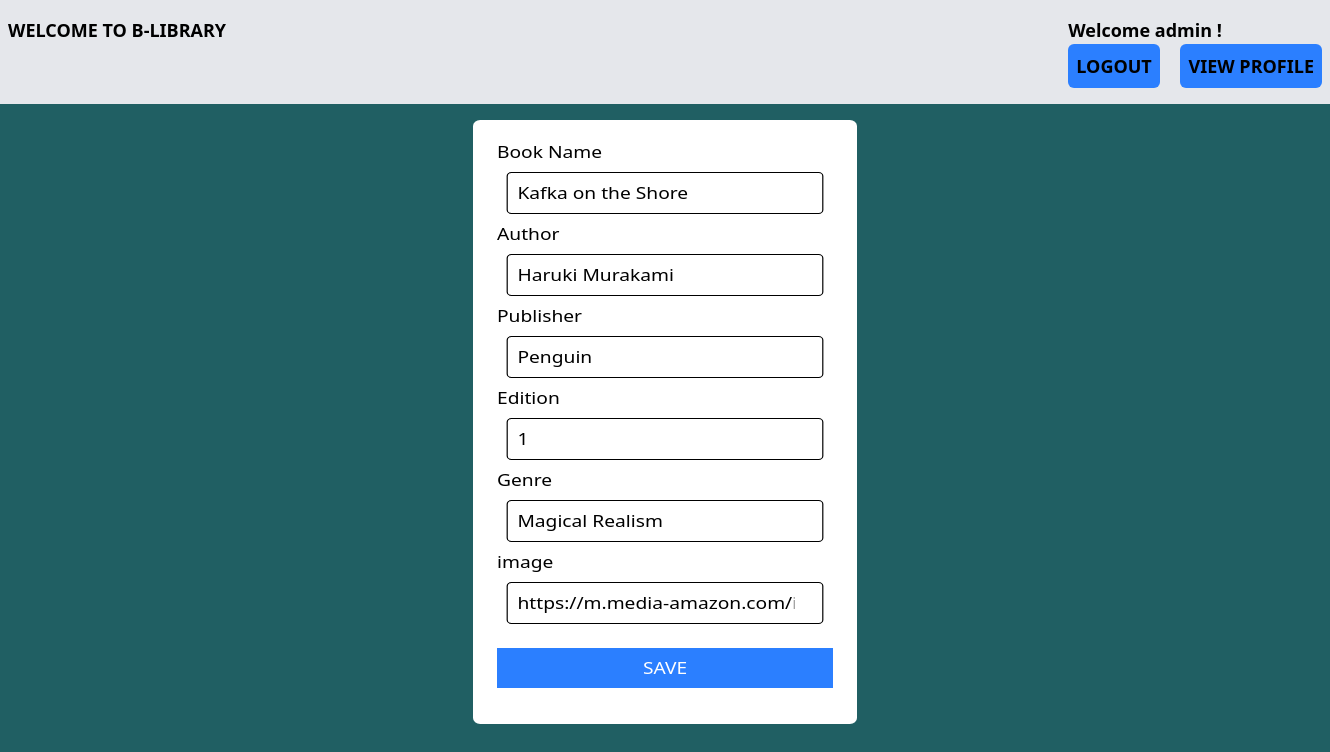
/Store/1/update/ (signed in), run on an earlier commit of the app's database.
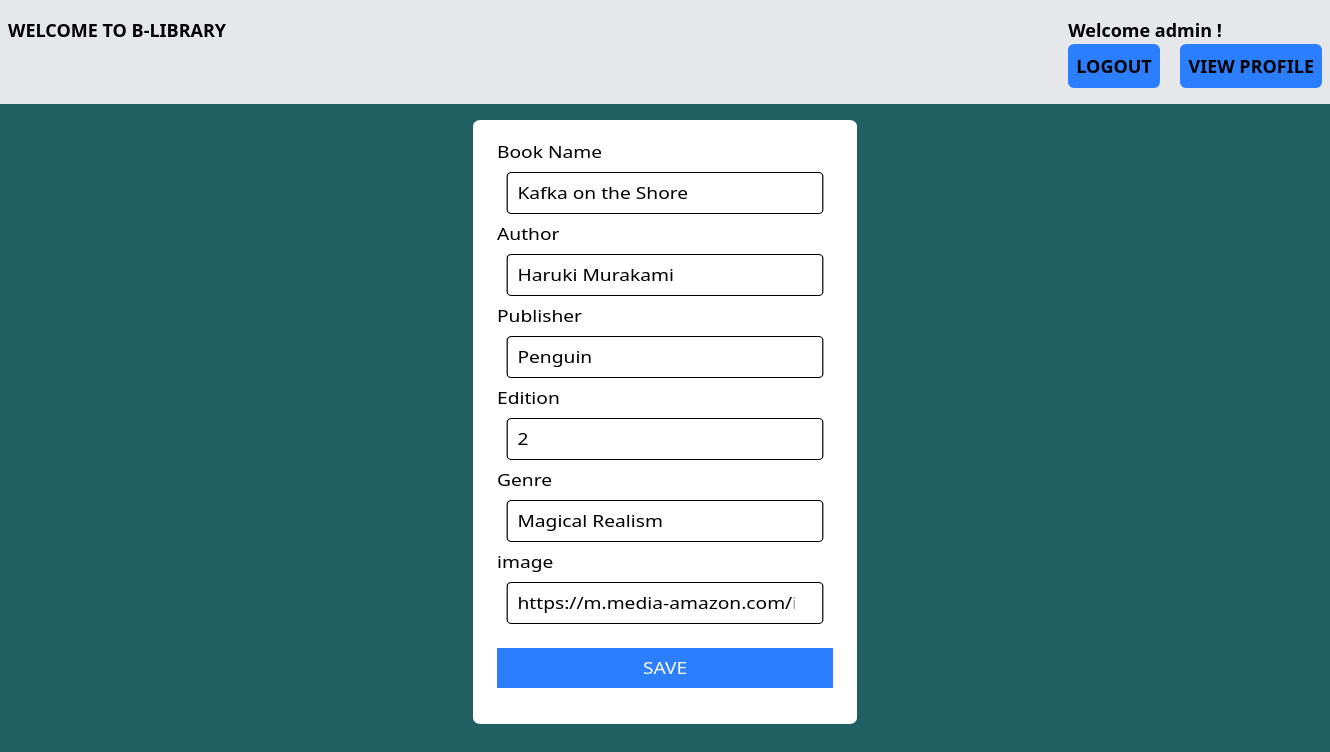
And on a later commit of the database.
### Store/models.py (models this page shows, shortened)
class Book(models.Model):
    book_name = models.CharField(max_length = 255)
    author = models.CharField(max_length = 255)
    publisher = models.CharField(max_length = 255)
    edition = models.IntegerField(default = 1)
    genre = models.CharField(max_length = 255)
    image = models.CharField(max_length = 255,default="https://encrypted-tbn0.gstatic.com/images?q=tbn:ANd9GcSNHV0HnZFjnPVeDJnh_jxfSaaxOJaazyc6Kw&s")
    added_by = models.ForeignKey(User,on_delete=models.CASCADE,default = 1)

### Store/views.py (the view)
# urls.py: path('<int:id>/update/',views.update_book,name='update_book'),
@login_required
def update_book(request,id):
    book = Book.objects.get(id = id)
    form = BookForm(request.POST or None, instance = book)
    if form.is_valid():
        if request.user.is_superuser or book.added_by.id == request.user.id:
            form.save()
        return redirect('Store:index')
    context = {'form':form}
    return render(request,'Store/book_form.html',context)

### Store/forms.py
class BookForm(forms.ModelForm):
    class Meta:
        model = Book
        fields=['book_name','author','publisher','edition','genre','image']

### Store/templates/Store/book_form.html (shortened to what this page needs)
{% extends 'Store/base.html' %}
{% block body %}
<div class="flex flex-col justify-center items-center p-4 scale-x-120">
<form method="POST" class="bg-white p-5 rounded-md">
    <div>
        <Label>Book Name</Label>
        <div class= "border rounded p-2 m-2">{{form.book_name}}</div>
    </div>
    <div>
        <Label>Author</Label>
        <div class= "border rounded p-2 m-2">{{form.author}}</div>
    </div>
    <div>
        <Label>Publisher</Label>
        <div class= "border rounded p-2 m-2">{{form.publisher}}</div>
    </div>
    <div>
        <Label>Edition</Label>
        <div class= "border rounded p-2 m-2">{{form.edition}}</div>
    </div>
    <div>
        <Label>Genre</Label>
        <div class= "border rounded p-2 m-2">{{form.genre}}</div>
    </div>
    <div>
        <Label>image</Label>
        <div class= "border rounded p-2 m-2">{{form.image}}</div>
    </div>
<div class="py-4">
    <button class="bg-blue-500 text-white w-70 h-10" type="Submit">SAVE</button>
</div>
</form>
</div>
{% endblock %}

What changed in the data, as far as the page shows it:
changed Book "Kafka on the Shore": edition "1" → "2"
